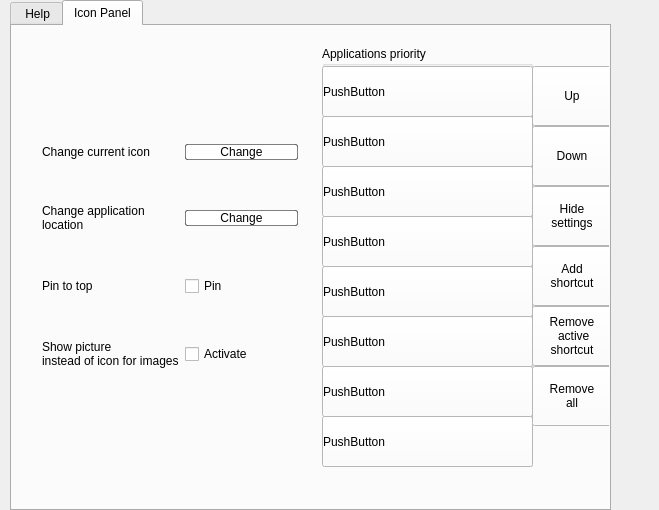
<?xml version="1.0" encoding="UTF-8"?>
<ui version="4.0">
 <class>config</class>
 <widget class="QWidget" name="config">
  <property name="geometry">
   <rect>
    <x>0</x>
    <y>0</y>
    <width>659</width>
    <height>510</height>
   </rect>
  </property>
  <property name="windowTitle">
   <string>Form</string>
  </property>
  <widget class="QWidget" name="verticalLayoutWidget">
   <property name="geometry">
    <rect>
     <x>10</x>
     <y>0</y>
     <width>601</width>
     <height>511</height>
    </rect>
   </property>
   <layout class="QVBoxLayout" name="mainLay">
    <item>
     <widget class="QTabWidget" name="tabWidget">
      <property name="autoFillBackground">
       <bool>true</bool>
      </property>
      <property name="currentIndex">
       <number>1</number>
      </property>
      <widget class="QWidget" name="main_config">
       <attribute name="title">
        <string> Help</string>
       </attribute>
       <widget class="QWidget" name="gridLayoutWidget">
        <property name="geometry">
         <rect>
          <x>10</x>
          <y>20</y>
          <width>421</width>
          <height>351</height>
         </rect>
        </property>
        <layout class="QGridLayout" name="gridLayout">
         <item row="5" column="1">
          <widget class="QLabel" name="m_p_l">
           <property name="autoFillBackground">
            <bool>false</bool>
           </property>
           <property name="text">
            <string>TextLabel</string>
           </property>
           <property name="margin">
            <number>10</number>
           </property>
          </widget>
         </item>
         <item row="4" column="2">
          <widget class="QKeySequenceEdit" name="time"/>
         </item>
         <item row="4" column="0">
          <widget class="QLabel" name="label_3">
           <property name="autoFillBackground">
            <bool>false</bool>
           </property>
           <property name="text">
            <string>Time</string>
           </property>
           <property name="margin">
            <number>10</number>
           </property>
          </widget>
         </item>
         <item row="0" column="1">
          <widget class="QLabel" name="i_p_l">
           <property name="autoFillBackground">
            <bool>false</bool>
           </property>
           <property name="text">
            <string>TextLabel</string>
           </property>
           <property name="margin">
            <number>10</number>
           </property>
          </widget>
         </item>
         <item row="5" column="2">
          <widget class="QKeySequenceEdit" name="media"/>
         </item>
         <item row="6" column="0">
          <widget class="QLabel" name="label_7">
           <property name="autoFillBackground">
            <bool>false</bool>
           </property>
           <property name="text">
            <string>Configuration</string>
           </property>
           <property name="margin">
            <number>10</number>
           </property>
          </widget>
         </item>
         <item row="6" column="2">
          <widget class="QKeySequenceEdit" name="config_2"/>
         </item>
         <item row="4" column="1">
          <widget class="QLabel" name="t_p_l">
           <property name="autoFillBackground">
            <bool>false</bool>
           </property>
           <property name="text">
            <string>TextLabel</string>
           </property>
           <property name="margin">
            <number>10</number>
           </property>
          </widget>
         </item>
         <item row="0" column="2">
          <widget class="QKeySequenceEdit" name="icon"/>
         </item>
         <item row="0" column="0">
          <widget class="QLabel" name="label_2">
           <property name="autoFillBackground">
            <bool>false</bool>
           </property>
           <property name="text">
            <string>Icon panel</string>
           </property>
           <property name="margin">
            <number>10</number>
           </property>
          </widget>
         </item>
         <item row="5" column="0">
          <widget class="QLabel" name="label_5">
           <property name="autoFillBackground">
            <bool>false</bool>
           </property>
           <property name="text">
            <string>Media player</string>
           </property>
           <property name="margin">
            <number>10</number>
           </property>
          </widget>
         </item>
         <item row="6" column="1">
          <widget class="QLabel" name="c_p_l">
           <property name="autoFillBackground">
            <bool>false</bool>
           </property>
           <property name="text">
            <string>TextLabel</string>
           </property>
           <property name="margin">
            <number>10</number>
           </property>
          </widget>
         </item>
         <item row="0" column="3">
          <widget class="QPushButton" name="submit">
           <property name="text">
            <string>Submit</string>
           </property>
          </widget>
         </item>
        </layout>
       </widget>
      </widget>
      <widget class="QWidget" name="icon_panel">
       <attribute name="title">
        <string>Icon Panel</string>
       </attribute>
       <widget class="QPushButton" name="b_up">
        <property name="geometry">
         <rect>
          <x>520</x>
          <y>40</y>
          <width>80</width>
          <height>60</height>
         </rect>
        </property>
        <property name="styleSheet">
         <string notr="true">QPushButton{background-color:white}
QPushButton:hover{background-color:rgba(255,255,255,0.5)}</string>
        </property>
        <property name="text">
         <string>Up</string>
        </property>
       </widget>
       <widget class="QPushButton" name="b_down">
        <property name="geometry">
         <rect>
          <x>520</x>
          <y>100</y>
          <width>80</width>
          <height>60</height>
         </rect>
        </property>
        <property name="styleSheet">
         <string notr="true">QPushButton{background-color:white}
QPushButton:hover{background-color:rgba(255,255,255,0.5)}</string>
        </property>
        <property name="text">
         <string>Down</string>
        </property>
       </widget>
       <widget class="QGroupBox" name="apps">
        <property name="geometry">
         <rect>
          <x>310</x>
          <y>20</y>
          <width>211</width>
          <height>421</height>
         </rect>
        </property>
        <property name="title">
         <string>Applications priority</string>
        </property>
        <widget class="QPushButton" name="app_1">
         <property name="geometry">
          <rect>
           <x>0</x>
           <y>20</y>
           <width>211</width>
           <height>51</height>
          </rect>
         </property>
         <property name="styleSheet">
          <string notr="true">QPushButton{background-color:white;text-align:left}
QPushButton:hover{background-color:rgba(255,255,255,0.5)}</string>
         </property>
         <property name="text">
          <string>PushButton</string>
         </property>
        </widget>
        <widget class="QPushButton" name="app_2">
         <property name="geometry">
          <rect>
           <x>0</x>
           <y>70</y>
           <width>211</width>
           <height>51</height>
          </rect>
         </property>
         <property name="styleSheet">
          <string notr="true">QPushButton{background-color:white;text-align:left}
QPushButton:hover{background-color:rgba(255,255,255,0.5)}</string>
         </property>
         <property name="text">
          <string>PushButton</string>
         </property>
        </widget>
        <widget class="QPushButton" name="app_3">
         <property name="geometry">
          <rect>
           <x>0</x>
           <y>120</y>
           <width>211</width>
           <height>51</height>
          </rect>
         </property>
         <property name="styleSheet">
          <string notr="true">QPushButton{background-color:white;text-align:left}
QPushButton:hover{background-color:rgba(255,255,255,0.5)}</string>
         </property>
         <property name="text">
          <string>PushButton</string>
         </property>
        </widget>
        <widget class="QPushButton" name="app_4">
         <property name="geometry">
          <rect>
           <x>0</x>
           <y>170</y>
           <width>211</width>
           <height>51</height>
          </rect>
         </property>
         <property name="styleSheet">
          <string notr="true">QPushButton{background-color:white;text-align:left}
QPushButton:hover{background-color:rgba(255,255,255,0.5)}</string>
         </property>
         <property name="text">
          <string>PushButton</string>
         </property>
        </widget>
        <widget class="QPushButton" name="app_5">
         <property name="geometry">
          <rect>
           <x>0</x>
           <y>220</y>
           <width>211</width>
           <height>51</height>
          </rect>
         </property>
         <property name="styleSheet">
          <string notr="true">QPushButton{background-color:white;text-align:left}
QPushButton:hover{background-color:rgba(255,255,255,0.5)}</string>
         </property>
         <property name="text">
          <string>PushButton</string>
         </property>
        </widget>
        <widget class="QPushButton" name="app_6">
         <property name="geometry">
          <rect>
           <x>0</x>
           <y>270</y>
           <width>211</width>
           <height>51</height>
          </rect>
         </property>
         <property name="styleSheet">
          <string notr="true">QPushButton{background-color:white;text-align:left}
QPushButton:hover{background-color:rgba(255,255,255,0.5)}</string>
         </property>
         <property name="text">
          <string>PushButton</string>
         </property>
        </widget>
        <widget class="QPushButton" name="app_7">
         <property name="geometry">
          <rect>
           <x>0</x>
           <y>320</y>
           <width>211</width>
           <height>51</height>
          </rect>
         </property>
         <property name="styleSheet">
          <string notr="true">QPushButton{background-color:white;text-align:left}
QPushButton:hover{background-color:rgba(255,255,255,0.5)}</string>
         </property>
         <property name="text">
          <string>PushButton</string>
         </property>
        </widget>
        <widget class="QPushButton" name="app_8">
         <property name="geometry">
          <rect>
           <x>0</x>
           <y>370</y>
           <width>211</width>
           <height>51</height>
          </rect>
         </property>
         <property name="styleSheet">
          <string notr="true">QPushButton{background-color:white;text-align:left}
QPushButton:hover{background-color:rgba(255,255,255,0.5)}</string>
         </property>
         <property name="text">
          <string>PushButton</string>
         </property>
        </widget>
       </widget>
       <widget class="QPushButton" name="info">
        <property name="geometry">
         <rect>
          <x>520</x>
          <y>160</y>
          <width>80</width>
          <height>60</height>
         </rect>
        </property>
        <property name="styleSheet">
         <string notr="true">QPushButton{background-color:white}
QPushButton:hover{background-color:rgba(255,255,255,0.5)}</string>
        </property>
        <property name="text">
         <string>Hide
settings</string>
        </property>
       </widget>
       <widget class="QPushButton" name="add">
        <property name="geometry">
         <rect>
          <x>520</x>
          <y>220</y>
          <width>80</width>
          <height>60</height>
         </rect>
        </property>
        <property name="styleSheet">
         <string notr="true">QPushButton{background-color:white}
QPushButton:hover{background-color:rgba(255,255,255,0.5)}</string>
        </property>
        <property name="text">
         <string>Add 
shortcut</string>
        </property>
       </widget>
       <widget class="QPushButton" name="remove">
        <property name="geometry">
         <rect>
          <x>520</x>
          <y>280</y>
          <width>80</width>
          <height>60</height>
         </rect>
        </property>
        <property name="styleSheet">
         <string notr="true">QPushButton{background-color:white}
QPushButton:hover{background-color:rgba(255,255,255,0.5)}</string>
        </property>
        <property name="text">
         <string>Remove
 active 
shortcut</string>
        </property>
       </widget>
       <widget class="QStackedWidget" name="stackedWidget">
        <property name="geometry">
         <rect>
          <x>30</x>
          <y>60</y>
          <width>261</width>
          <height>321</height>
         </rect>
        </property>
        <property name="currentIndex">
         <number>1</number>
        </property>
        <widget class="QWidget" name="page_3"/>
        <widget class="QWidget" name="page_4">
         <widget class="QWidget" name="gridLayoutWidget_2">
          <property name="geometry">
           <rect>
            <x>0</x>
            <y>20</y>
            <width>256</width>
            <height>301</height>
           </rect>
          </property>
          <layout class="QGridLayout" name="icon_information">
           <item row="2" column="1">
            <widget class="QLabel" name="label_11">
             <property name="text">
              <string>Pin to top</string>
             </property>
            </widget>
           </item>
           <item row="2" column="2">
            <widget class="QCheckBox" name="always_first">
             <property name="text">
              <string>Pin</string>
             </property>
            </widget>
           </item>
           <item row="0" column="1">
            <widget class="QLabel" name="label_10">
             <property name="text">
              <string>Change current icon</string>
             </property>
            </widget>
           </item>
           <item row="1" column="2">
            <widget class="QPushButton" name="chnge_icon_2">
             <property name="styleSheet">
              <string notr="true">QPushButton{background-color:white;border-radius:2px;border:1px solid rgba(0,0,0,0.5)}
QPushButton:hover{background-color:rgba(255,255,255,0.5)}</string>
             </property>
             <property name="text">
              <string>Change</string>
             </property>
            </widget>
           </item>
           <item row="1" column="1">
            <widget class="QLabel" name="label_9">
             <property name="text">
              <string>Change application 
location</string>
             </property>
            </widget>
           </item>
           <item row="0" column="2">
            <widget class="QPushButton" name="chnge_icon">
             <property name="styleSheet">
              <string notr="true">QPushButton{background-color:white;border-radius:2px;border:1px solid rgba(0,0,0,0.5)}
QPushButton:hover{background-color:rgba(255,255,255,0.5)}</string>
             </property>
             <property name="text">
              <string>Change</string>
             </property>
            </widget>
           </item>
           <item row="3" column="1">
            <widget class="QLabel" name="label_13">
             <property name="text">
              <string>Show picture 
instead of icon for images</string>
             </property>
            </widget>
           </item>
           <item row="3" column="2">
            <widget class="QCheckBox" name="p_ins_i">
             <property name="text">
              <string>Activate</string>
             </property>
            </widget>
           </item>
          </layout>
         </widget>
        </widget>
       </widget>
       <widget class="QPushButton" name="pushButton">
        <property name="geometry">
         <rect>
          <x>520</x>
          <y>340</y>
          <width>80</width>
          <height>60</height>
         </rect>
        </property>
        <property name="styleSheet">
         <string notr="true">QPushButton{background-color:white}
QPushButton:hover{background-color:rgba(255,255,255,0.5)}</string>
        </property>
        <property name="text">
         <string>Remove
all</string>
        </property>
       </widget>
      </widget>
     </widget>
    </item>
   </layout>
  </widget>
 </widget>
 <resources/>
 <connections/>
</ui>
